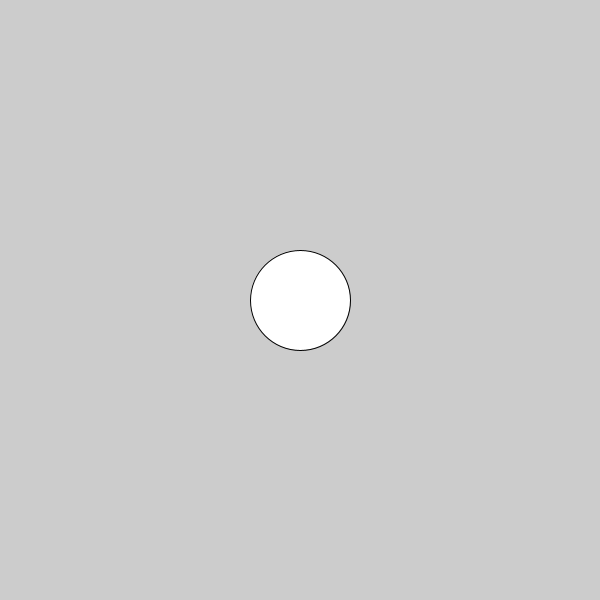
Frame 1 (no input)
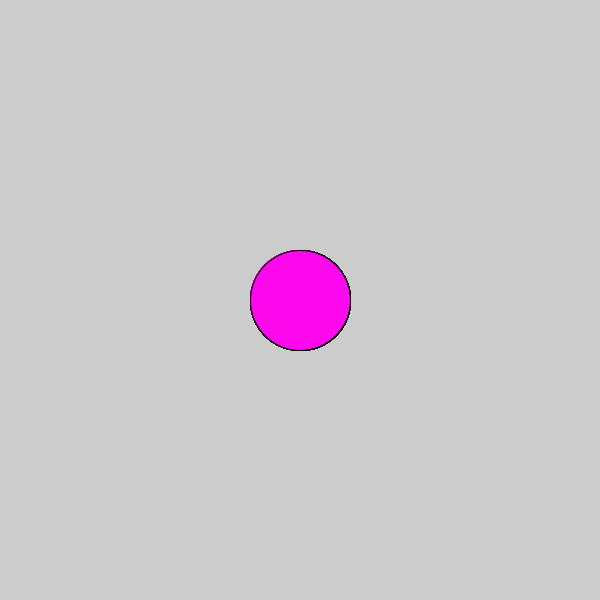
Frame 60 (the mouse pressed at the canvas centre just before this capture)
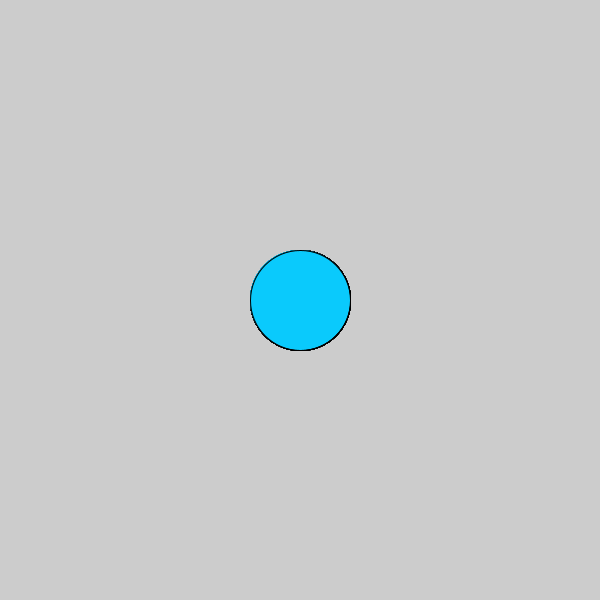
Frame 120 (the mouse held since frame 60 and released just before this capture)

The Processing sketch that drew these frames (run headless with seeded random() and noise(); from frame 60 on, the mouse is pressed at the canvas centre):

// Processing sketch: c_LogicalDot
// ── c_LogicalDot.pde

void setup() {
  size(600,600);
// 1. Set the size of the sketch. Make it 600 pixels square. 
  

}

void draw() {
  ellipse(300,300,100,100);

// 2. Draw an ellipse
// Run the program to make sure it works before moving on.


// 3. Change the color of the ellipse when the mouse is pressed.
//    Use the following code, but put your colors where indicated
//    Remember to use the   fill()  command to set colors.

if (mousePressed) {
 
fill(#0ACAFC);  //  put one color here 
  
} else {
  
 fill(#FC0AED);  // put a different color here
  
}  
  
  
  
}
